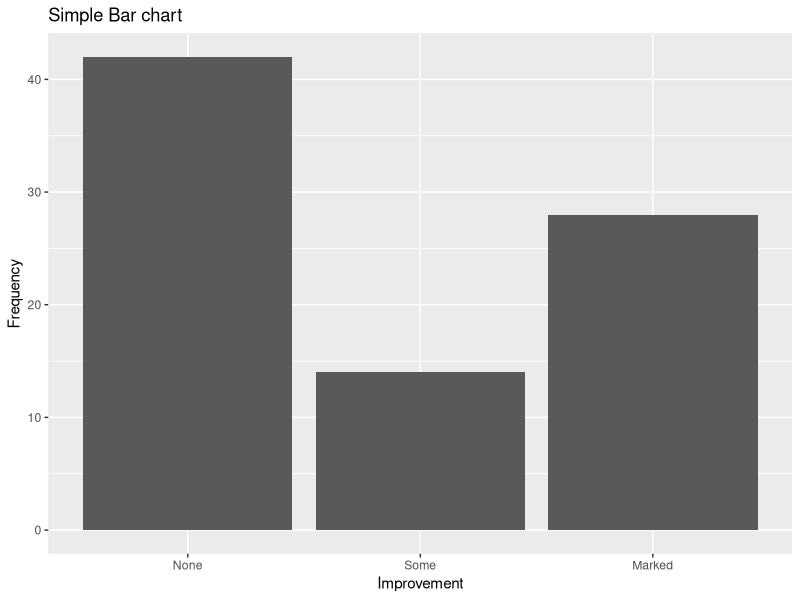
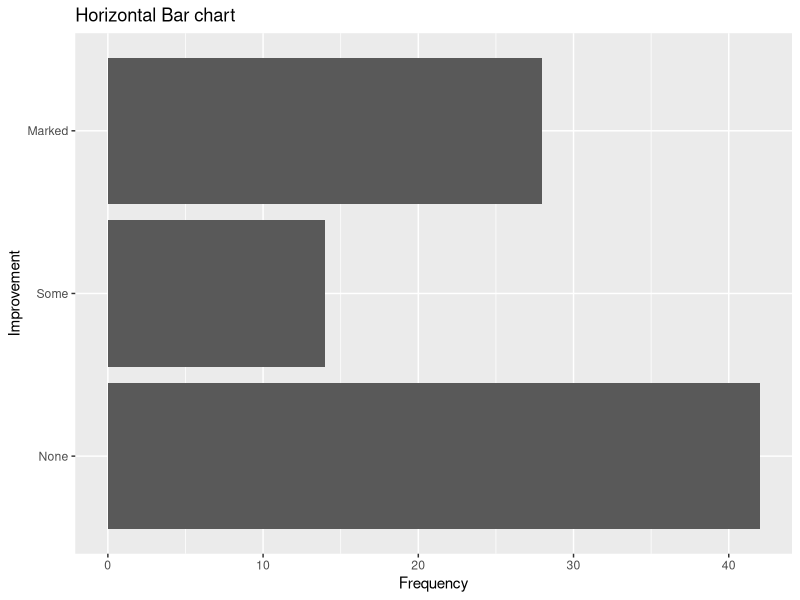
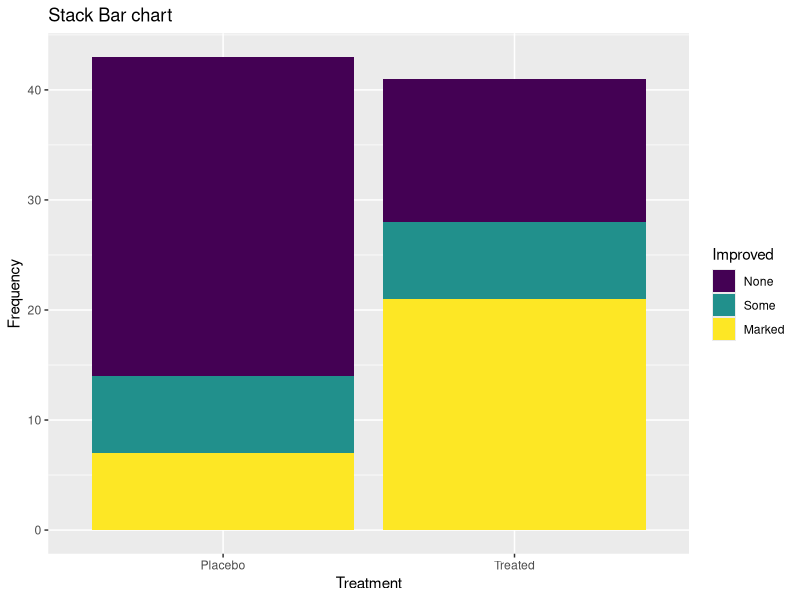
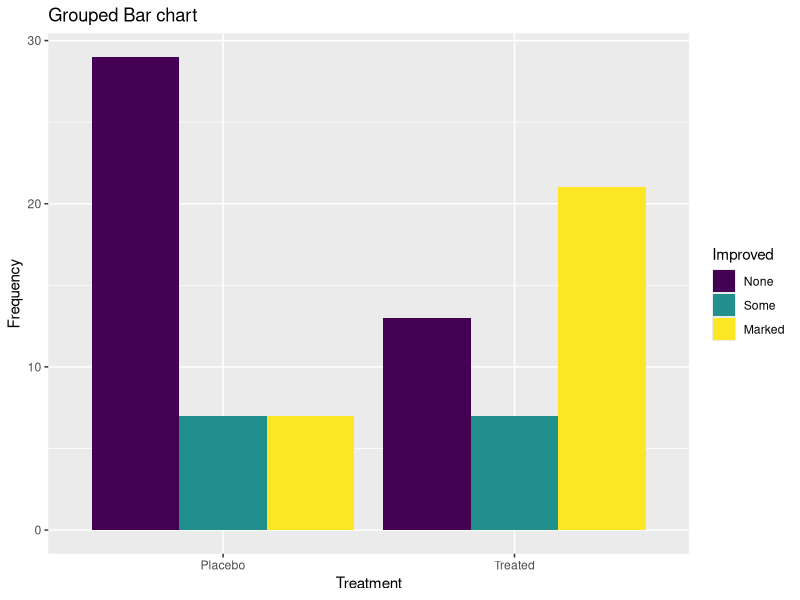
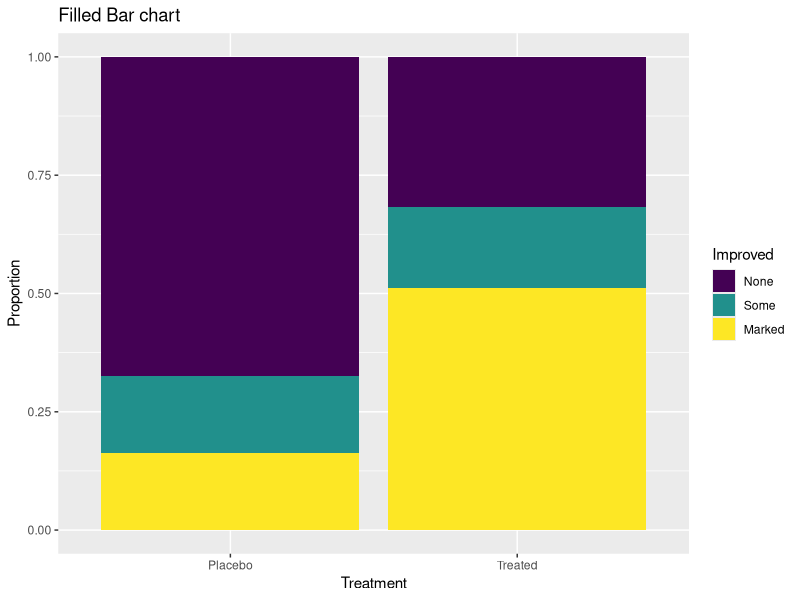
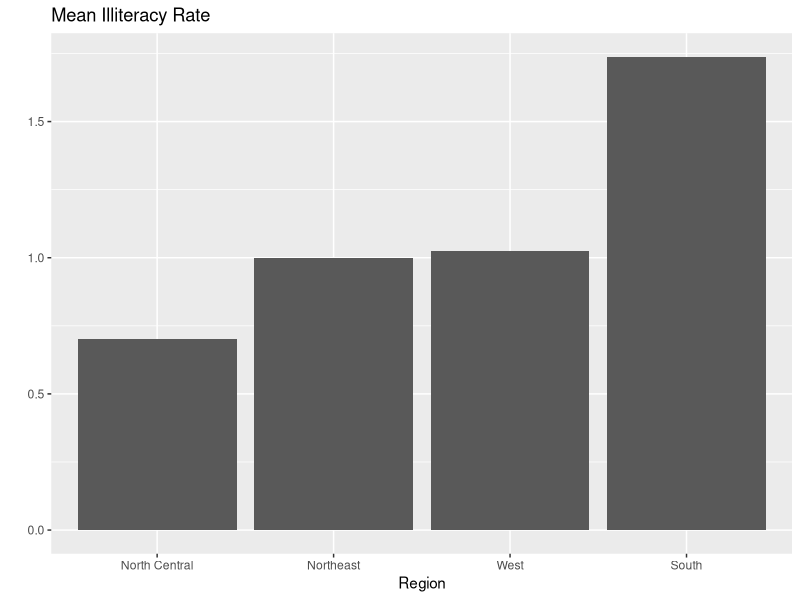
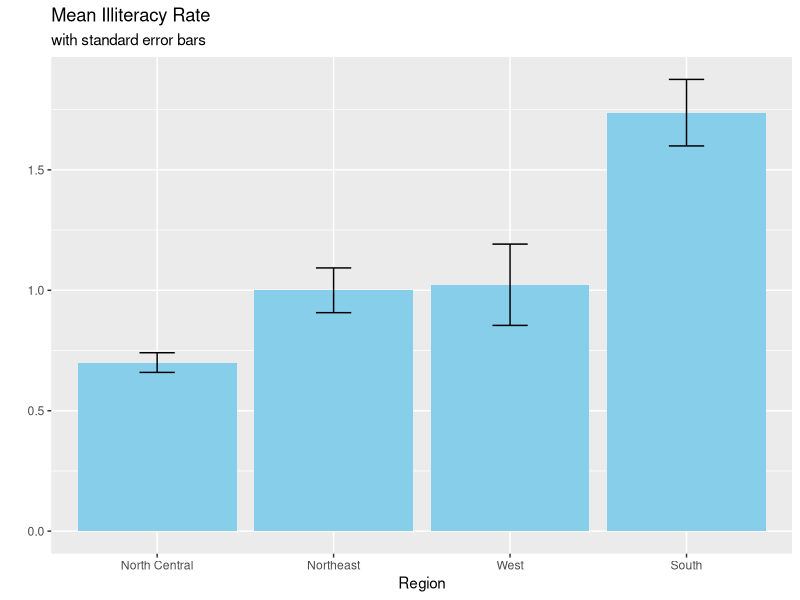
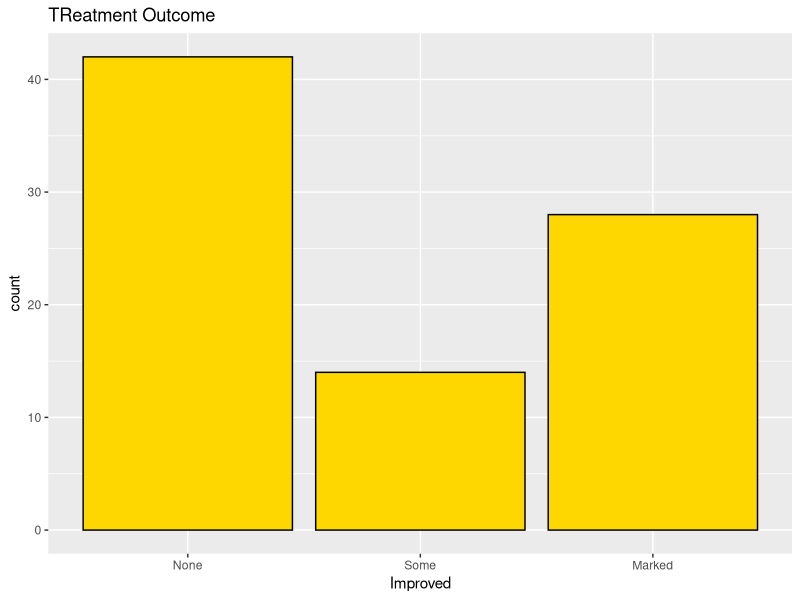

These charts were generated, in order, by the following R code:
# 条形图通过水平或者水平的条形展示了分类变量的分布（频数）

# 风湿性关节炎新疗法研究
install.packages("vcd")

data(Arthritis, package = "vcd")
# Marked 明显改善、Some 部分改善、None没有改善
table(Arthritis$Improved)

# 研究病人的改善情况
library(ggplot2)
library(dplyr)

# 简单条形图
ggplot(Arthritis, aes(x = Improved)) +
  geom_bar() +
  labs(
    title = "Simple Bar chart",
    x = "Improvement",
    y = "Frequency"
  )

# 水平条形图
ggplot(Arthritis, aes(x = Improved)) +
  geom_bar() +
  labs(
    title = "Horizontal Bar chart",
    x = "Improvement",
    y = "Frequency"
  ) +
  coord_flip()

# 研究使用安慰剂是否会对病情改善有影响
table(Arthritis$Improved, Arthritis$Treatment)

# 堆叠条形图
ggplot(Arthritis, aes(x = Treatment, fill = Improved)) +
  geom_bar(position = "stack") +
  labs(
    title = "Stack Bar chart",
    x = "Treatment",
    y = "Frequency"
  )

# 分组条形图
ggplot(Arthritis, aes(x = Treatment, fill = Improved)) +
  geom_bar(position = "dodge") +
  labs(
    title = "Grouped Bar chart",
    x = "Treatment",
    y = "Frequency"
  )

# 填充条形图（调整比例后的堆积条形图，每个条的高度为1，段的高度表示百分比）
# 比较一个分类变量的各水平在另一个分类变量各水平的占比时非常有用
ggplot(Arthritis, aes(x = Treatment, fill = Improved)) +
  geom_bar(position = "fill") +
  labs(
    title = "Filled Bar chart",
    x = "Treatment",
    y = "Proportion"
  )

# 使用自带数据集演示，创建非基于计数数据或频数数据的条形图

# 加载必要的包，这里代码未显式加载，实际运行需要加载dplyr和ggplot2
# library(dplyr)
# library(ggplot2)

# 创建一个数据框'states'
# state.region 是R内置的向量，表示美国各州所属的地区
# state.x77 是R内置的矩阵，包含美国各州的一些统计数据
# 将state.region和state.x77合并成一个数据框
states <- data.frame(state.region, state.x77)

# 对数据进行处理，计算每个地区的平均文盲率
# 使用dplyr包的管道操作符 %>%
# group_by(state.region) 按照州所属的地区进行分组
# summarize(mean = mean(Illiteracy)) 对每个分组计算文盲率（Illiteracy）的平均值，并将结果命名为'mean'
plotdata <- states %>%
  group_by(state.region) %>%
  summarize(mean = mean(Illiteracy))

# 使用ggplot2包创建柱状图
# ggplot(plotdata, aes(x = reorder(state.region, mean), y = mean)) 指定绘图的数据为plotdata
# aes() 函数用于指定图形的美学映射，x轴按照平均文盲率对地区进行重排序，y轴为平均文盲率
# geom_bar(stat = "identity") 绘制柱状图，stat = "identity" 表示使用数据中的值作为柱子的高度，而非默认的计数值
# labs(x = "Region", y = "", title = "Mean Illiteracy Rate") 设置图形的标签，x轴标签为'Region'，y轴标签为空，标题为'Mean Illiteracy Rate'
ggplot(plotdata, aes(x = reorder(state.region, mean), y = mean)) +
  geom_bar(stat = "identity") +
  labs(x = "Region", y = "", title = "Mean Illiteracy Rate")

# 对数据进行分组和汇总操作
# states是一个数据框，存储了相关数据
# group_by(state.region) 按照state.region列对数据进行分组
# 这样后续的汇总操作会针对每个不同的state.region组分别进行
plotdata <- states %>%
  group_by(state.region) %>%
  # summarize函数用于对每个分组进行汇总计算
  summarize(
    # n = n() 计算每个分组中的观测数量
    n = n(),
    # mean = mean(Illiteracy) 计算每个分组中Illiteracy列的平均值
    mean = mean(Illiteracy),
    # se = sd(Illiteracy) / sqrt(n) 计算每个分组中Illiteracy列的标准误差
    # sd(Illiteracy) 计算Illiteracy列的标准差
    # sqrt(n) 计算分组观测数量的平方根
    se = sd(Illiteracy) / sqrt(n)
  )

# 使用ggplot2库创建绘图对象
# plotdata是之前汇总得到的数据框
# aes(x = reorder(state.region, mean), y = mean) 设置绘图的美学映射
# reorder(state.region, mean) 按照mean列的值对state.region列进行重新排序
# 这样在绘图时州的区域会按照平均文盲率进行排序
ggplot(plotdata, aes(x = reorder(state.region, mean), y = mean)) +
  # geom_bar(stat = "identity", fill = "skyblue") 添加条形图图层
  # stat = "identity" 表示使用数据框中的实际值作为条形的高度
  # fill = "skyblue" 设置条形图的填充颜色为天蓝色
  geom_bar(stat = "identity", fill = "skyblue") +
  # geom_errorbar(aes(ymin = mean - se, ymax = mean + se), width = 0.2) 添加误差线图层
  # aes(ymin = mean - se, ymax = mean + se) 设置误差线的上下限
  # 下限为平均值减去标准误差，上限为平均值加上标准误差
  # width = 0.2 设置误差线的宽度为0.2
  geom_errorbar(aes(ymin = mean - se, ymax = mean + se), width = 0.2) +
  # labs函数用于设置图形的标签
  # x = "Region" 设置x轴的标签为"Region"
  # y = "" 设置y轴的标签为空
  # title = "Mean Illiteracy Rate" 设置图形的标题为"Mean Illiteracy Rate"
  # subtitle = "with standard error bars" 设置图形的副标题为"with standard error bars"
  labs(x = "Region", y = "", title = "Mean Illiteracy Rate",
       subtitle = "with standard error bars")

data(Arthritis, package = "vcd")

# 调整条形图的颜色
# 使用fill指定具有区域的几何对象颜色（条形、扇形、方格）
# 使用color指定没有区域的几何对象（点、线、边框）
ggplot(Arthritis, aes(x = Improved)) +
  geom_bar(fill = "gold", color = "black") +
  labs(
    title = "TReatment Outcome",
  )

# 将颜色映射到分类变量的层级
ggplot(Arthritis, aes(x = Treatment, fill = Improved)) +
  geom_bar(position = "stack", color = "black") +
  scale_fill_manual(values = c("red", "grey", "gold")) +
  labs(
    title = "Stack Bar with custom color",
    x = "Treatment",
    y = "Frequency"
  )

# 条形图的标签:当数据很多时，条形图的建议画法是水平条形图或者倾斜标签
ggplot(mpg, aes(x = model)) +
  geom_bar() +
  labs(
    title = "Car models in the mpg dataset",
    y = "Frequency"
  )

# 水平
ggplot(mpg, aes(x = model)) +
  geom_bar() +
  labs(
    title = "Car models in the mpg dataset",
    y = "Frequency"
  ) +
  coord_flip()

# 倾斜标签
ggplot(mpg, aes(x = model)) +
  geom_bar() +
  labs(
    title = "Car models in the mpg dataset",
    y = "Frequency"
  ) +
  theme(axis.text.x = element_text(angle = 45, hjust = 1, size = 8))
